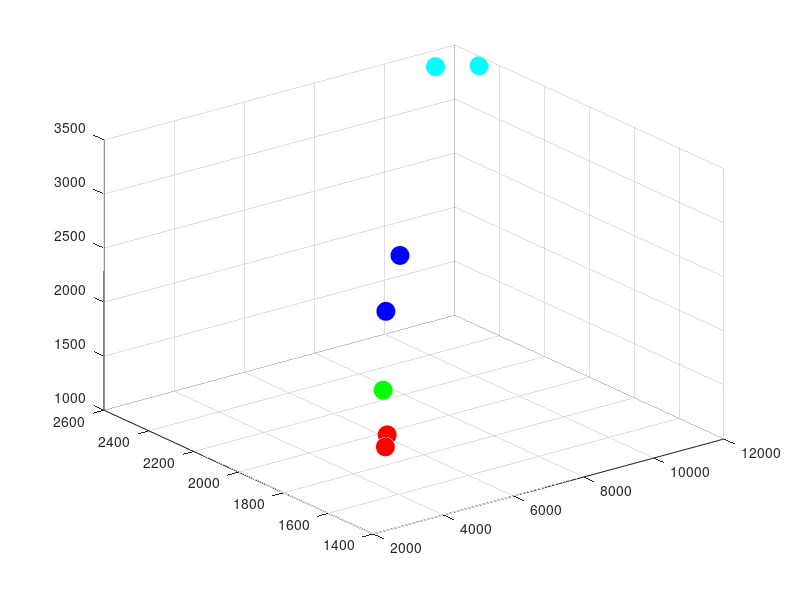

MATLAB code to generate this figure:
d=[3595 4285 4585 6403 6600 11990 10810];
r=[1595 1695 1760 2032 2000 2490 2500];
c=[1480 1435 1760 2070 2600 3415 3500];
for i=1:2
plot3(d(i),r(i),c(i),'o','MarkerSize',13,'MarkerEdgeColor','r','MarkerFaceColor','r');
hold on;
end

for i=3:3
plot3(d(i),r(i),c(i),'o','MarkerSize',13,'MarkerEdgeColor','g','MarkerFaceColor','g');
hold on;
end

for i=4:5
plot3(d(i),r(i),c(i),'o','MarkerSize',13,'MarkerEdgeColor','b','MarkerFaceColor','b');
hold on;
end

for i=6:7
plot3(d(i),r(i),c(i),'o','MarkerSize',13,'MarkerEdgeColor','c','MarkerFaceColor','c');
hold on;
end
rotate3d on
grid on
